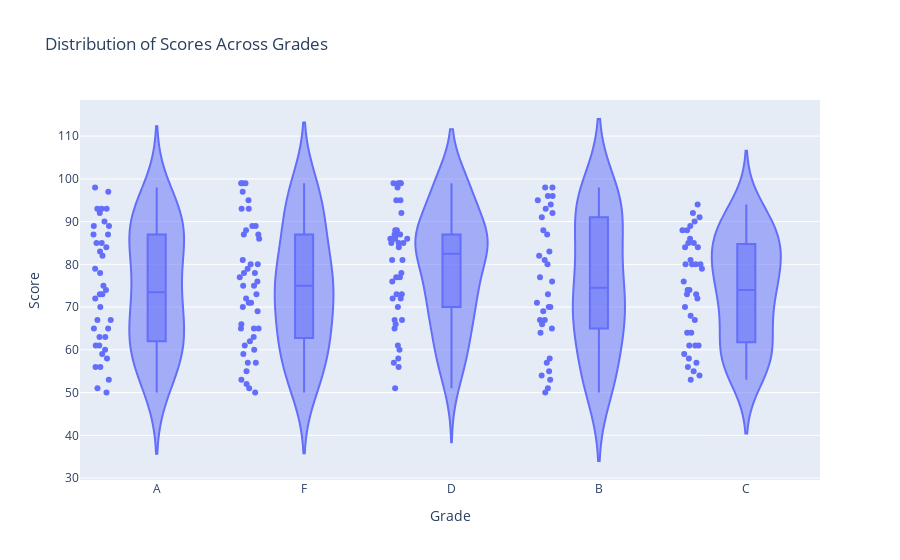

Write notebook code for a chart like this one.
### Code cell
# Violin Plot for Student Grades:
import plotly.express as px
import numpy as np
import pandas as pd

# Generate the student grades dataset
np.random.seed(15)
data = {
    'Grade': np.random.choice(['A', 'B', 'C', 'D', 'F'], 200),
    'Score': np.random.randint(50, 100, 200)
}
df = pd.DataFrame(data)

# Create a violin plot
fig = px.violin(df, x='Grade', y='Score', box=True, points='all', title='Distribution of Scores Across Grades')
fig.show()

### Figure 1 — Plotly figure (JSON) as saved in the notebook; plotly's stock layout.template omitted (floating-point values rounded to 4 significant figures; data arrays with more than 128 entries replaced by an {"elided": "..."} marker saying what was removed)
{"data": [{"alignmentgroup": "True", "box": {"visible": true}, "hovertemplate": "Grade=%{x}<br>Score=%{y}<extra></extra>", "legendgroup": "", "marker": {"color": "#636efa"}, "name": "", "offsetgroup": "", "orientation": "v", "points": "all", "scalegroup": "True", "showlegend": false, "type": "violin", "x": {"elided": "200 str values"}, "x0": " ", "xaxis": "x", "y": {"elided": "200 int values"}, "y0": " ", "yaxis": "y"}], "layout": {"autosize": true, "legend": {"tracegroupgap": 0}, "title": {"text": "Distribution of Scores Across Grades"}, "violinmode": "group", "xaxis": {"anchor": "y", "autorange": true, "domain": [0, 1], "range": [-0.5233, 4.5], "title": {"text": "Grade"}, "type": "category"}, "yaxis": {"anchor": "x", "autorange": true, "domain": [0, 1], "range": [29.54, 118.5], "title": {"text": "Score"}, "type": "linear"}}}
